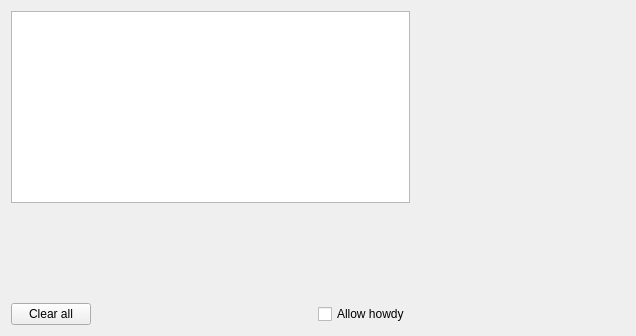
<?xml version="1.0" encoding="UTF-8"?>
<ui version="4.0">
 <class>Model</class>
 <widget class="QWidget" name="Model">
  <property name="geometry">
   <rect>
    <x>0</x>
    <y>0</y>
    <width>636</width>
    <height>336</height>
   </rect>
  </property>
  <property name="windowTitle">
   <string>Form</string>
  </property>
  <layout class="QGridLayout" name="gridLayout">
   <item row="2" column="1">
    <spacer name="spaceClearAllow">
     <property name="orientation">
      <enum>Qt::Horizontal</enum>
     </property>
     <property name="sizeHint" stdset="0">
      <size>
       <width>40</width>
       <height>20</height>
      </size>
     </property>
    </spacer>
   </item>
   <item row="0" column="3">
    <spacer name="spacerViewWidget">
     <property name="orientation">
      <enum>Qt::Horizontal</enum>
     </property>
     <property name="sizeHint" stdset="0">
      <size>
       <width>40</width>
       <height>20</height>
      </size>
     </property>
    </spacer>
   </item>
   <item row="2" column="0">
    <widget class="QPushButton" name="clearButton">
     <property name="text">
      <string>Clear all</string>
     </property>
    </widget>
   </item>
   <item row="0" column="0" colspan="3">
    <widget class="QTableView" name="tableView">
     <property name="maximumSize">
      <size>
       <width>16777215</width>
       <height>16777215</height>
      </size>
     </property>
     <property name="iconSize">
      <size>
       <width>0</width>
       <height>0</height>
      </size>
     </property>
     <attribute name="horizontalHeaderShowSortIndicator" stdset="0">
      <bool>false</bool>
     </attribute>
     <attribute name="verticalHeaderVisible">
      <bool>false</bool>
     </attribute>
     <attribute name="verticalHeaderShowSortIndicator" stdset="0">
      <bool>false</bool>
     </attribute>
    </widget>
   </item>
   <item row="2" column="2">
    <widget class="QCheckBox" name="checkAllow">
     <property name="text">
      <string>Allow howdy</string>
     </property>
    </widget>
   </item>
   <item row="1" column="1">
    <spacer name="verticalSpacer">
     <property name="orientation">
      <enum>Qt::Vertical</enum>
     </property>
     <property name="sizeHint" stdset="0">
      <size>
       <width>20</width>
       <height>40</height>
      </size>
     </property>
    </spacer>
   </item>
  </layout>
 </widget>
 <resources/>
 <connections/>
</ui>
